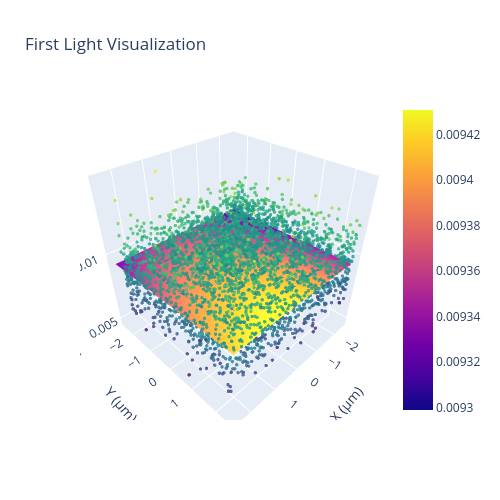

Source (notebook cell):
### Markdown cell above
### raster scan - do separately for 'l' and 'r'

### Code cell
# Broad scan, femto detector (manual diagnostic / first-light check)
aligner.switch_route('1', '1')
aligner.set_channel('ai0')

### Broad scan, can make it small scan with generate_linear_spiral((5, 5), 10)
stage = 'r'
speed = 7  # Speed setting from 0-9. Higher is only faster to a point.

# For first light, broad range scan ((40, 40), 80)
broad_range = False
if broad_range == True:
    commands = aligner.flc.pgen.generate_linear_spiral((10, 10), 20)    # params are scan dimension (should be x,y) and number of steps., (10,10,20)
else:
    commands = aligner.flc.pgen.generate_linear_spiral((5, 5), 10)    # params are scan dimension (should be x,y) and number of steps., (10,10,20)
result = aligner.flc.scan_path(stage, commands, speed, [0, 1, 2], perform_regression = True)

datapoints = result['datapoints']

# Not plotting the distribution
fig = result['figure']

## Maximum point delta
max_point = datapoints[
    np.argmax(datapoints[:, 2])
][:2]
print(f"Maximum: {max_point}")

fig.show()

### Figure 1 — Plotly figure (JSON) as saved in the notebook; plotly's stock layout.template omitted (floating-point values rounded to 4 significant figures; data arrays with more than 128 entries replaced by an {"elided": "..."} marker saying what was removed)
{"data": [{"marker": {"color": {"elided": "5545 float values"}, "colorscale": [[0, "#440154"], [0.1111, "#482878"], [0.2222, "#3e4989"], [0.3333, "#31688e"], [0.4444, "#26828e"], [0.5556, "#1f9e89"], [0.6667, "#35b779"], [0.7778, "#6ece58"], [0.8889, "#b5de2b"], [1, "#fde725"]], "opacity": 0.8, "size": 2}, "mode": "markers", "name": "Datapoints", "type": "scatter3d", "x": {"elided": "5545 float values"}, "y": {"elided": "5545 float values"}, "z": {"elided": "5545 float values"}}, {"type": "surface", "x": {"elided": "100x100 float values"}, "y": {"elided": "100x100 float values"}, "z": {"elided": "100x100 float values"}}], "layout": {"autosize": true, "height": 500, "scene": {"aspectmode": "cube", "xaxis": {"title": {"text": "X (μm)"}}, "yaxis": {"title": {"text": "Y (μm)"}}, "zaxis": {"title": {"text": "Radiant Power (Voltage)"}}}, "title": {"text": "First Light Visualization"}, "width": 500, "yaxis": {"scaleanchor": "x", "scaleratio": 1}}}
